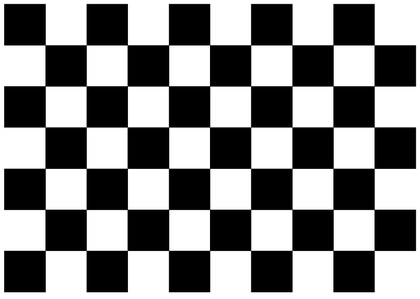
%> input picture octave/tests/test_data/chessboard.png, 420 x 299 px, shrunk from 804 x 572 before the run
$ octave convolution.m   (GNU Octave 9; MATLAB toolbox functions it lacks are replaced by stand-ins)
%> lines starting %> are read from the running program, lines starting %| are printed output that depends on the picture; in (x1, y1, x2, y2) boxes, pixels count from 0 and x2, y2 are one past the last pixel; in counts of white or black regions, pixels touching at a corner belong together; the program's own positions count from 1
pkg load image;

I = imread("tests/test_data/chessboard.png");
%> I is the input picture: size 299x420x3 uint8; min 0, max 255, mean 133.2
I = rgb2gray(I);
%> I: size 299x420 uint8
% I = [1:4; 5:8; 9:12; 13:16];

kern_size = 3;
extending_edge = true;
% % Horizontal line kernel
% kern = [-1, -1, -1;
%         2,  2,  2;
%         -1, -1, -1];
% Vertical line kernel
kern = [-1, 2, -1;
        -1, 2, -2;
        -1, 2, -1];
assert(rows(kern) == kern_size);
padding = floor(kern_size / 2);

% Calculate working image size with padding
[r, c, channels] = size(I);
%> r = 299; c = 420; channels = 1
r = r + (padding * 2);
%> r = 301
c = c + (padding * 2);
%> c = 422

% Obtain corner values
val_tl = I(1, 1);
%> val_tl = 255
val_tr = I(1, end);
%> val_tr = 255
val_br = I(end, end);
%> val_br = 255
val_bl = I(end, 1);
%> val_bl = 255

% Obtain top, bottom, left and right blocks
I_top = repmat(I(1, 1:end), padding, 1);
%> I_top = 420 values from 255 to 255
I_btm = repmat(I(end, 1:end), padding, 1);
%> I_btm = 420 values from 255 to 255
I_lft = repmat(I(:, 1), 1, padding);
%> I_lft = 299 values from 255 to 255
I_rht = repmat(I(:, end), 1, padding);
%> I_rht = 299 values from 255 to 255

% Obtain corner blocks
I_top_left = repmat(val_tl, padding, padding);
%> I_top_left = 255
I_btm_left = repmat(val_bl, padding, padding);
%> I_btm_left = 255
I_top_right = repmat(val_tr, padding, padding);
%> I_top_right = 255
I_btm_right = repmat(val_br, padding, padding);
%> I_btm_right = 255

% Form padding dimensions
ptop_dim = [padding, c];
%> ptop_dim = [1 422]
pbtm_dim = [padding, c];
%> pbtm_dim = [1 422]
plft_dim = [r, padding];
%> plft_dim = [301 1]
prht_dim = [r, padding];
%> prht_dim = [301 1]

% Form working image
W = zeros(r, c);
% -- Copy image to center of working image
W(padding+1:r-padding, padding+1:c-padding) = I;
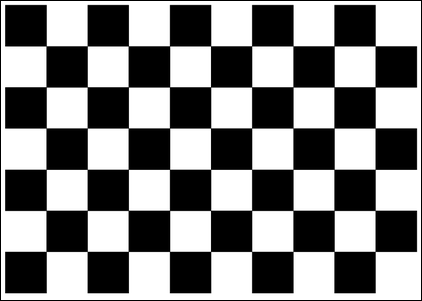
%> W: size 301x422 double; min 0, max 255, mean 131.7
% -- Edge handing (extending)
if extending_edge
  % ---- Copy top, bottom, left and right block
  W(1:padding, 1+padding:end-padding) = I_top;
  W(end-padding+1:end, 1+padding:end-padding) = I_btm;
  W(1+padding:end-padding, 1:padding) = I_lft;
  W(1+padding:end-padding, end-padding+1:end) = I_rht;
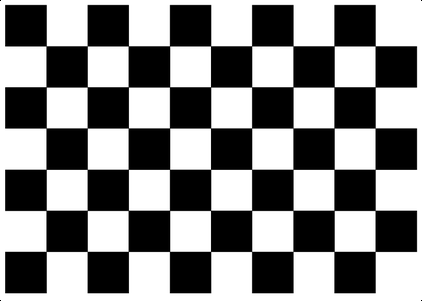
%> W: size 301x422 double; min 0, max 255, mean 134.6
  % ---- Copy corner blocks
  W(1:padding, 1:padding) = I_top_left;
%> W: size 301x422 double; under 0.01% of pixels changed, all inside (x1, y1, x2, y2) = (0, 0, 1, 1)
  W(end-padding+1:end, 1:padding) = I_btm_left;
%> W: size 301x422 double; min 0, max 255, mean 134.6; mean of the top-left, top-right, bottom-left and bottom-right quarters 130.3, 136.8, 132.2, 139.3
  W(1:padding, end-padding+1:end) = I_top_right;
  W(end-padding+1:end, end-padding+1:end) = I_btm_right;
endif

% Convolve
output = zeros(size(I));
for i = 1:rows(W)-(padding*2)
  if mod(i, 30) == 0
    printf("progress: %.2f%%\n", (i / rows(W)) * 100.0);
  endif

  for j = 1:columns(W)-(padding*2)
    % Multiply kernel with working image W
    W_sub = W(i:i+kern_size-1, j:j+kern_size-1);
    pixel = sum(sum(W_sub .* kern));
    output(i, j) = pixel;
  endfor
endfor
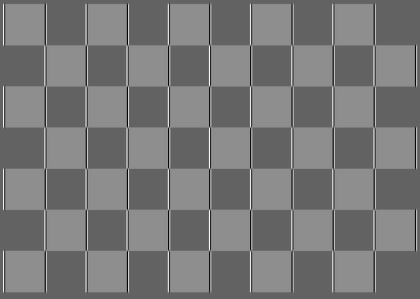
%> output: size 299x420 double; min -838, max 665, mean -133.2; drawn with min black and max white
printf("progress: 100%%\n");

imshow(output);
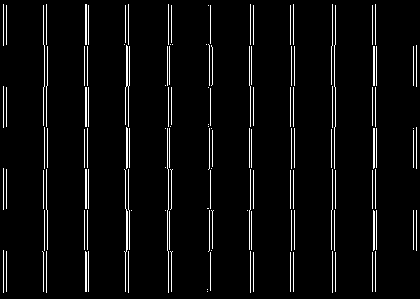
%> displayed picture: size 299x420, on the screen's scale of 0 to 255; 4.7% white in thin lines or dots
%> (the run ends here)
